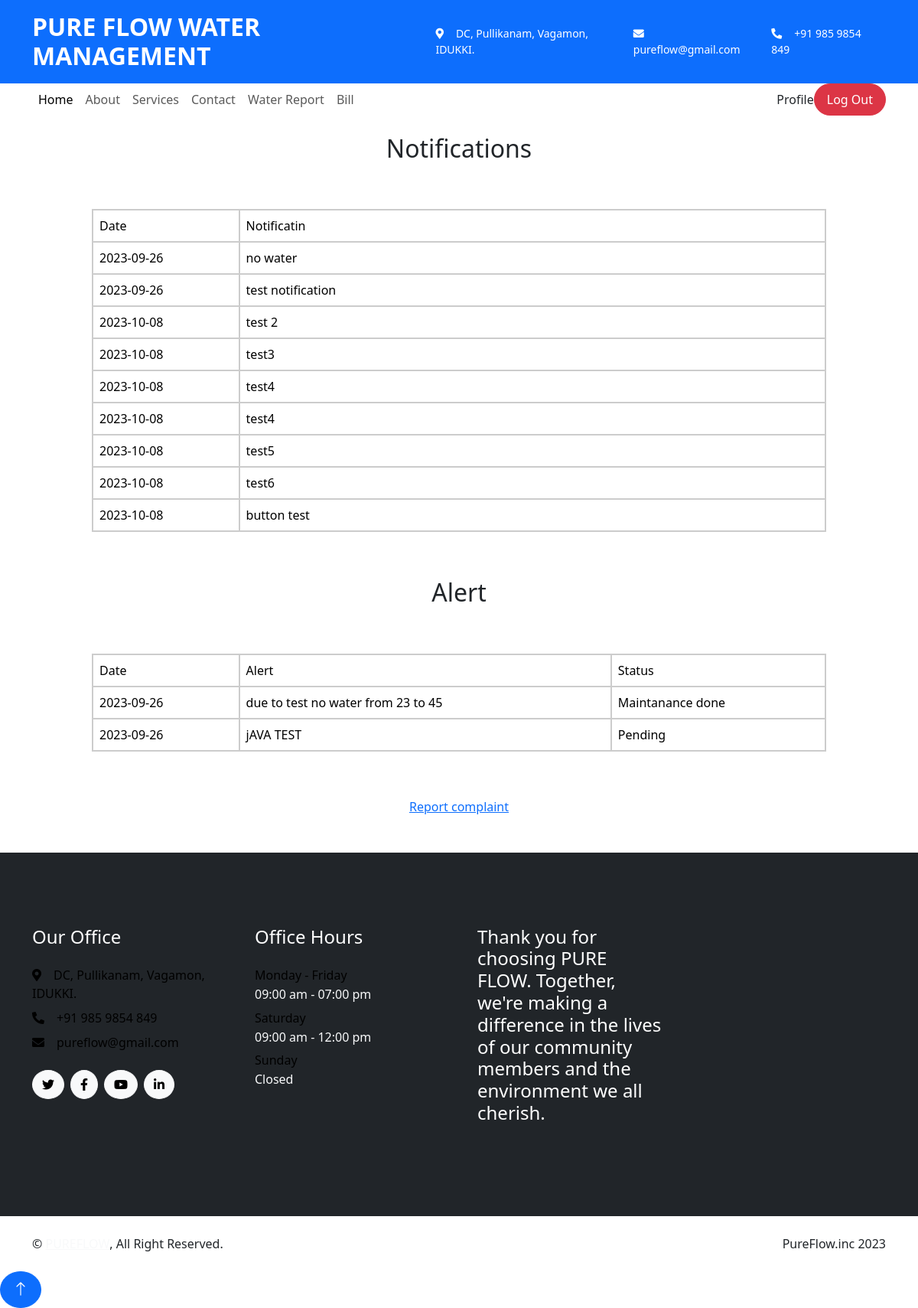
The page /user/user_notification.php (signed in) on the database its author committed.
### tables this page shows
CREATE TABLE `tbl_notification` (
  `note_id` int(11) NOT NULL,
  `note_title` varchar(25) NOT NULL,
  `note_detail` varchar(225) NOT NULL,
  `note_sender` int(25) NOT NULL,
  `note_date` date NOT NULL DEFAULT current_timestamp()
);

CREATE TABLE `tbl_alert` (
  `alert_id` int(11) NOT NULL,
  `alert_date` date NOT NULL DEFAULT current_timestamp(),
  `alert_time` varchar(8) NOT NULL DEFAULT current_timestamp(),
  `alert_note` varchar(100) NOT NULL,
  `alert_status` int(1) NOT NULL DEFAULT 0,
  `operator_id` int(11) NOT NULL,
  `expected_start_date` date NOT NULL,
  `expected_end_date` date NOT NULL
);

### user/user_notification.php (the view, shortened to what this page needs)
<?php
include("../assets/connection/connection.php");
include('Head.php');
$sel_note = "select * from tbl_notification";
$row = $con->query($sel_note);
$sel_alert = "select * from tbl_alert";
$rowa = $con->query($sel_alert);
?>
<!DOCTYPE html>
<html lang="en">
<head>
  <link rel="stylesheet" href="../assets/Style/style.css">
</head>
<body>
<br>
  <h2 class="text-center">Notifications</h2>
    <table width="200" >
      <tbody>
        <tr>
          <td width="20%">Date</td>
          <td width="80%" >Notificatin </td>
        </tr>
        <?php
        while ($data = $row->fetch_assoc()) {
        ?>
          <tr>
            <td><?php echo$data['note_date'];  ?></td>
            <td><?php echo$data['note_detail'];  ?></td>
          </tr>
        <?php
        }
        ?>
      </tbody>
    </table>
  <h2 class="text-center">Alert</h2>
 <table width="200" >
   <tbody>
     <tr>
       <td width="20%">Date</td>
       <td >Alert </td>
       <td >Status</td>
     </tr>
     <?php
     while ($data = $rowa->fetch_assoc()) {
     ?>
       <tr>
         <td><?php echo$data['alert_date'];  ?></td>
         <td><?php echo$data['alert_note'];  ?></td>
         <td><?php
                $status = $data['alert_status'];
                if ($status == 0)
                  echo "Pending";
                else if ($status == 1)
                  echo "Maintanance done";
                ?></td>
       </tr>
     <?php
     }
     ?>
   </tbody>
 </table>
  <div class="text-center container ">
    <a href="user_complaint.php">Report complaint</a>
  </div>
</body>
<?php
        include('Foot.php');
        ?>
</html>

### assets/Style/style.css (style rules this page uses)
table { width: 80%; margin: 5% auto; }
table, th, td { border: 2px solid #ccc; border-radius: 10px; background-color: #ffffff9c; color: black; }
th, td { padding: 8px; }

### rows shown on the page
tbl_notification: note_date "2023-09-26", note_detail "no water"
tbl_notification: note_date "2023-09-26", note_detail "test notification"
tbl_notification: note_date "2023-10-08", note_detail "test 2"
tbl_notification: note_date "2023-10-08", note_detail "test3"
tbl_notification: note_date "2023-10-08", note_detail "test4"
tbl_notification: note_date "2023-10-08", note_detail "test4"
tbl_notification: note_date "2023-10-08", note_detail "test5"
tbl_notification: note_date "2023-10-08", note_detail "test6"
tbl_notification: note_date "2023-10-08", note_detail "button test"
tbl_alert: alert_date "2023-09-26", alert_note "due to test no water from 23 to 45", alert_status "Maintanance done"
tbl_alert: alert_date "2023-09-26", alert_note "jAVA TEST", alert_status "Pending"
